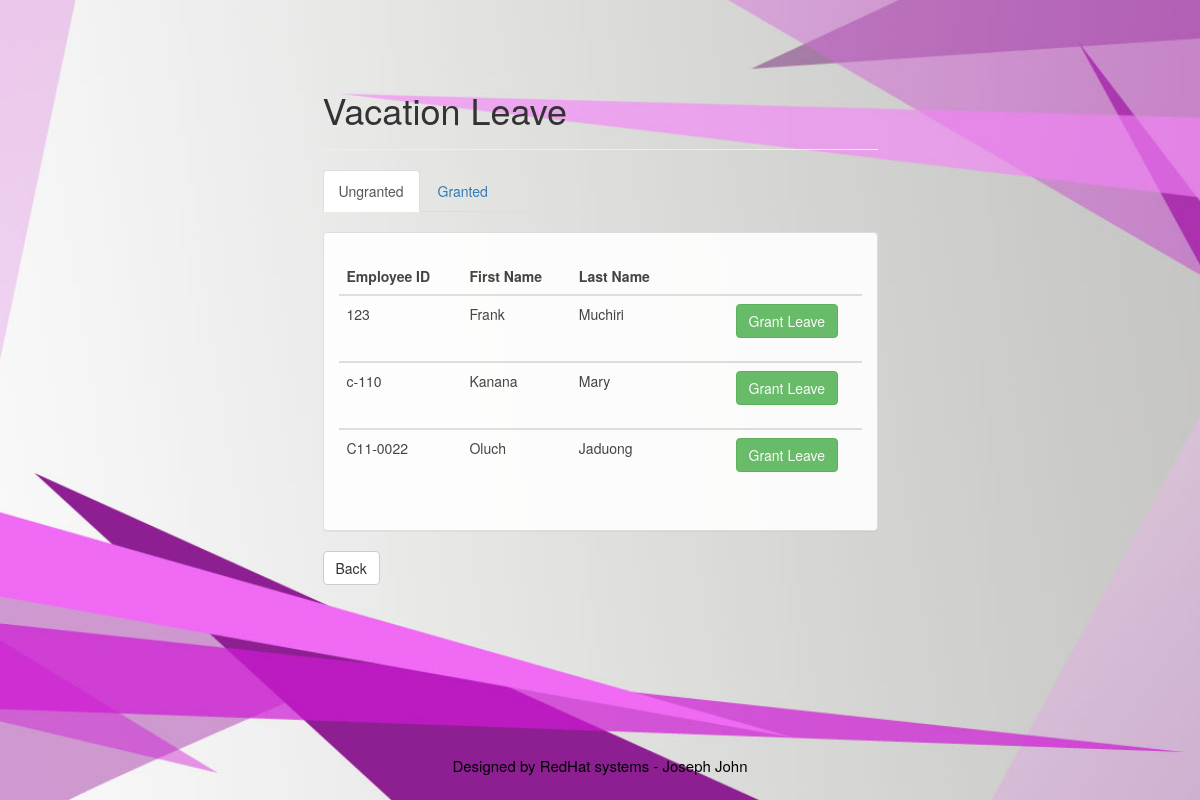
Screenshot of /admin/vl_apply.php with the database file from the repository.
### tables this page shows
CREATE TABLE IF NOT EXISTS `employee` (
  `emp_id` int(100) NOT NULL AUTO_INCREMENT,
  `id_emp` varchar(128) NOT NULL,
  `emp_fname` varchar(128) NOT NULL,
  `emp_lname` varchar(128) NOT NULL,
  `emp_mname` varchar(128) NOT NULL,
  `emp_bday` varchar(128) NOT NULL,
  `emp_age` int(11) NOT NULL,
  `emp_gen` varchar(128) NOT NULL,
  `emp_add` varchar(128) NOT NULL,
  `emp_stat` varchar(128) NOT NULL,
  `emp_cont` varchar(11) NOT NULL,
  `sss` int(10) NOT NULL,
  `pagibig` int(12) NOT NULL,
  `philhealth` int(12) NOT NULL,
  `tin` varchar(13) NOT NULL,
  `email` varchar(128) NOT NULL,
  `emp_pos` varchar(128) NOT NULL,
  `id_pos` int(11) NOT NULL,
  `id_dept` int(11) NOT NULL,
  `addedby` varchar(128) NOT NULL,
  `emp_date` date NOT NULL,
  `stat` int(2) NOT NULL,
  PRIMARY KEY (`emp_id`)
);

### admin/vl_apply.php (the view, shortened to what this page needs)
<!DOCTYPE html>
<html lang="en">
  <head>
    <link href="../bootstrap/css/bootstrap.min.css" rel="stylesheet">
	</head>
	<body>
	<div class="container-fluid">
				<div class="col-md-6 col-md-offset-3">
					<div class = "row">
						<div class="col-md-12">
						<div class="page-header">
								<h1>Vacation Leave</h1>
						</div>
					</div>
					<div class = "col-md-6">
						<ul class="nav nav-tabs">
						  <li role="presentation" class="active"><a href="vl_apply.php">Ungranted</a></li>
						  <li role="presentation"><a href="vl_credits_granted.php">Granted</a></li>
						</ul>
					</div>
				</div>
				<br/>
			<?php
				$nw = strtotime("now");
				$tdy = date("m-d",$nw);
				$mjune = strtotime("june 1");
				$djune = date("m-d",$mjune);
				$mdec = strtotime("December 31");
				$ddec = date("m-d",$mdec);
					if(($djune <= $tdy)&&($ddec >= $tdy)):
					$cyear = strtotime("June 1");
					$cyr = date("m-d",$cyear);
					$cyrs = strtotime("now");
					$cyrr = date("Y",$cyrs);
					$cyyy = strtotime("May 31");
					$cyy = date("m-d", $cyyy);
					$csss = strtotime("nextyear");
					$csx = date("Y",$csss);
							$sql="SELECT * FROM employee, ldays where
								NOT EXISTS (SELECT * FROM vacation_credits WHERE date >= '$cyrr-$cyr'
								AND date <= '$csx-$cyy' AND employee.emp_id = vacation_credits.emp_id)
								AND employee.id_pos = ldays.id_pos AND ldays.id_pos = '1'";
								$qry=mysql_query($sql);
						endif;
			?>
<div class="container-fluid">
	<div class = "row">
		<div class="panel panel-default">
			<div class="panel-body">
					<table class='table table-hover' style='margin-top:10px;'>
									<thead>
										<tr>
											<th>Employee ID</th>
											<th>First Name</th>
											<th>Last Name</th>
											<th></th>
										</tr>
									</thead>
						<?php
						while($rec=mysql_fetch_array($qry))
							{
						?>
						<tbody>
							<tr>
								<td>
									<?php echo $rec['id_emp']; ?>
								</td>
								<td>
									<?php echo $rec['emp_fname']; ?>
								</td>
								<td>
									<?php echo $rec['emp_lname']; ?>
								</td>
								<td>
									<form name="form" enctype="multipart/form-data" method="post" action="vl_apply.php?id=<?php echo $rec['emp_id'];?>" class="form-horizontal">
											<div class="form-group">
												<label class="col-md-3 control-label" for="submit"></label>
												<div class="col-md-8">
													<button id="submit" name="submit" class="btn btn-success">Grant Leave</button>
												</div>
											</div>
									</form>
								</td>
							</tr>
						</tbody>
						<?php
							}
						?>
					</table>
			</div>
		</div>
	</div>
</div>
	</div>
					<div class = "col-md-4 col-md-offset-3">
							<a href = "admin.php"><input type="button" value="Back" name="cancel" class="btn btn-default"/></a>
					</div>
	</div>
		<?php
			include ('footer.php');
		?>

### admin/background_print.php (style rules this page uses)
body { margin-top: 50px; margin-bottom: 50px; background: url('background2.jpg') no-repeat center center fixed; -webkit-background-size: cover; -moz-background-size: cover; -o-background-size: cover; background-size: cover; }
.panel-default { opacity: .9; }

### rows the page displays
employee: id_emp "123", emp_fname "Frank", emp_lname "Muchiri"
employee: id_emp "c-110", emp_fname "Kanana", emp_lname "Mary"
employee: id_emp "C11-0022", emp_fname "Oluch", emp_lname "Jaduong"
